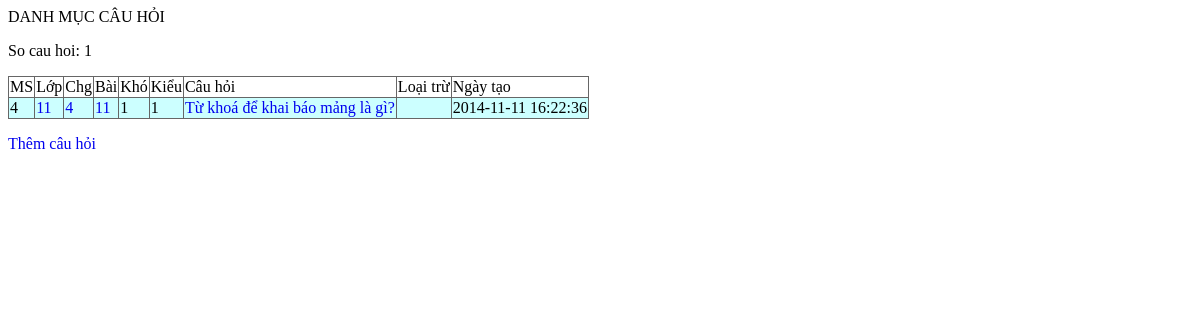
Page /qli/cauhoi.php?khoi=11&chuong=4&bai=11 on the earlier database version.
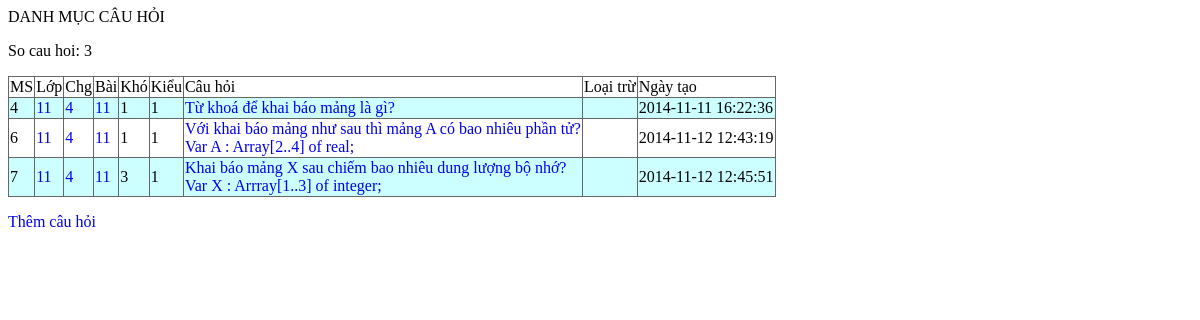
Same page on the later database version.
### tables this page shows
CREATE TABLE IF NOT EXISTS `tn_cauhoi` (
  `maso` int(11) unsigned NOT NULL AUTO_INCREMENT,
  `lop` tinyint(2) DEFAULT '10' COMMENT 'Khối lớp',
  `chuong` tinyint(1) DEFAULT '0' COMMENT 'Chương mấy',
  `bai` tinyint(1) DEFAULT '0' COMMENT 'Bài mấy',
  `dokho` tinyint(1) NOT NULL DEFAULT '1' COMMENT 'Độ khó 1 2 3 4 5',
  `kieu` tinyint(1) NOT NULL DEFAULT '1' COMMENT 'Kiểu 1 = trắc nghiệm',
  `noidung` varchar(250) NOT NULL,
  `kichhoat` tinyint(1) NOT NULL DEFAULT '1' COMMENT 'Sử dụng hay không',
  `ngaylam` timestamp NOT NULL DEFAULT CURRENT_TIMESTAMP ON UPDATE CURRENT_TIMESTAMP,
  PRIMARY KEY (`maso`)
);

### qli/cauhoi.php (the view, shortened to what this page needs)
<html>
<head><title>Quản lí câu hỏi</title>
<link rel='stylesheet' type='text/css' href='mystyles.css' media='screen' />
<?php
echo "</head><body>";
$bbcodes=["b","i","u","sub","sup","code","pre","color","img","url","br","size"];
$khoic = isset($_GET['khoi']) ? $_GET['khoi'] : "";
$baic = isset($_GET['bai']) ? $_GET['bai'] : "";
$chuongc = isset($_GET['chuong']) ? $_GET['chuong'] : "";
$huong = ($khoic?"&khoi=$khoic":"").($chuongc?"&chuong=$chuongc":"").($baic?"&bai=$baic":"");
if (!isset($_GET['act'])) {
	$act = "view";
}
else
	$act = $_GET['act'];
	if ($act=="add") {
		echo "<div id='tieude'>THÊM CÂU HỎI </div>";
		if (isset($_POST['addnew'])) {
			$tieude = mysql_real_escape_string($_POST['cauhoi']);
			$loaitru=$_POST['loaitru'];
			$sudung=(isset($_POST['sudung'])?"1":"0");
			$khoi = $_POST['khoilop'];
			$chuong = $_POST['chuong'];
			$bai = $_POST['bai'];
			$kieu = $_POST['kieu'];
			$dokho = $_POST['dokho'];
			$sql= "insert into tn_cauhoi (lop,chuong,bai,dokho,kieu,noidung,kichhoat,ngaylam) value ('$khoi','$chuong','$bai','$dokho','$kieu','$tieude','$sudung',NOW())";
			if (defined("DEBUG")) echo $sql."<br/>";
			$result = mysql_query($sql) or die (mysql_error());
			if ($result) {
				echo "THÀNH CÔNG";
				$idmoi=mysql_insert_id();
				if ($loaitru) {
					$caus = explode(",", $loaitru);
					foreach ($caus as $cau) {
						if ($cau)
							themloaitru($idmoi,$cau);
					}
				}
				redirect("?act=view&id=$idmoi",1);
			} else {
				echo "THẤT BẠI";
				redirect("?x$huong",2);
			}
		}
		else {
			echo "<div><form action='?act=add' method='post'>";
			echo "Nội dung câu hỏi <br/><textarea cols='80' id='cauhoichinh' class='ckeditor' name='cauhoi' rows='4'></textarea><br/>";
			for ($i=0; $i<count($bbcodes);$i++) {
				echo "<span class='bbcode'>[".$bbcodes[$i]."]</span>";
			}
			echo "<p>Loại trừ với các câu hỏi: <input type='text' name='loaitru' /></p>";
			echo "<p>Sử dụng? <input type='checkbox' checked name='sudung' /></p>";
			echo "<p>Khối lớp: <input type='text' name='khoilop' size='2' value='$khoic'/> . . Chương: <input type='text' name='chuong' size='2' value='$chuongc'/>... Bài: <input type='text' name='bai' size='2' value='$baic'/></p>";
			echo "<p>Kiểu: <select name='kieu'><option value=1>Trắc nghiệm 1 lựa chọn</option><option value=2>Điền vào chỗ trống</option></select>. ";
			echo "Độ khó: <select name='dokho'><option>1</option><option>2</option><option>3</option><option>4</option><option>5</option></select>. </p>";
			echo "<p><input type ='submit' name='addnew' value='Thêm vào'></p>";
			echo "</form></div>";
		}
	}
	else if ($act=="delete") {
		if (isset($_GET['id'])) xoacauhoi($_GET['id']);
		redirect("?x$huong",1);
	}
	else if ($act=="clone") {
		if (isset($_GET['id'])) nhandoicauhoi($_GET['id'],isset($_GET['traloi']));
	}
	else {
		if (isset($_GET['id'])) {
			echo "CÂU HỎI<hr/>";
			xemcauhoi($_GET['id']);
		}
		else {
			lietkecauhoi($khoic,$chuongc,$baic);
		}
	}
echo "</body></html>";
function lietkecauhoi($ckhoi,$cchuong,$cbai){
	echo "<div id='tieude'>DANH MỤC CÂU HỎI </div>";
	$sql="";
	if ($ckhoi) $sql= " where lop=$ckhoi ";
	if ($cchuong) $sql .= ($sql?" and":"where") . " chuong=$cchuong";
	if ($cbai) $sql .= ($sql?" and":"where") . " bai=$cbai";
	$sql="select * from tn_cauhoi " . $sql ." order by lop,chuong,bai";
	$result = mysql_query($sql) or die(mysql_error());
	if ($soluong=mysql_num_rows($result)) {
		echo "<p> So cau hoi: ".$soluong . "</p>";
		$i=1;
		echo "<table><tr><td>MS</td><td>Lớp</td><td>Chg</td><td>Bài</td><td>Khó</td><td>Kiểu</td><td>Câu hỏi</td><td>Loại trừ</td><td>Ngày tạo</td></tr>\n";
		while ($data = mysql_fetch_array($result)){
			echo "<tr class='row$i'>";
			echo "<td>".$data['maso']."</td>";
			echo "<td><a href='?khoi=".$data['lop']."'>".$data['lop']."</a></td>";
			echo "<td><a href='?khoi=".$data['lop']."&chuong=".$data['chuong']."'>".$data['chuong']."</a></td>";
			echo "<td><a href='?khoi=".$data['lop']."&chuong=".$data['chuong']."&bai=".$data['bai']."'>".$data['bai']."</a></td>";
			echo "<td>".$data['dokho']."</td>";
			echo "<td>".$data['kieu']."</td>";
			echo "<td>".($data['kichhoat']?"":"<strike>")."<a href='?act=view&id=".$data['maso']."' target='xemcauhoi'>".$data['noidung']."</a>".($data['kichhoat']?"":"</strike>")."</td>";
			echo "<td>".dsloaitru($data['maso'])."</td>";
			echo "<td>".$data['ngaylam']."</td>";
			echo "<tr>";
			$i=1-$i;
		}
		echo "</table>";
	} else {
		echo "<div class='thongbao'>Không có câu hỏi nào</div>";
	}
	echo "<p><a href='?act=add".($ckhoi?"&khoi=$ckhoi":"").($cchuong?"&chuong=$cchuong":"").($cbai?"&bai=$cbai":"")."' target='xemcauhoi'>Thêm câu hỏi</a></p>";
}
function dsloaitru($chocau) {
	$ds="";
	return $ds;
}
?>

### qli/mystyles.css (style rules this page uses)
table { border-width: 1px; border-color: #666666; border-collapse: collapse; }
table td { border-width: 1px; border-style: solid; border-color: #666666; }
tr.row0 { background-color: #FFF; }
tr.row1 { background-color: #CFF; }
a { text-decoration: none; }

Differences in the rows shown:
added tn_cauhoi: maso "6", lop "11", chuong "4", bai "11", dokho "1", kieu "1", noidung "Với khai báo mảng như sau thì mảng A có bao nhiêu phần tử? Var A : Array[2..4] of real;", ngaylam "2014-11-12 12:43:19"
added tn_cauhoi: maso "7", lop "11", chuong "4", bai "11", dokho "3", kieu "1", noidung "Khai báo mảng X sau chiếm bao nhiêu dung lượng bộ nhớ? Var X : Arrray[1..3] of integer;", ngaylam "2014-11-12 12:45:51"
Other differences:
$soluong: "1" → "3"
